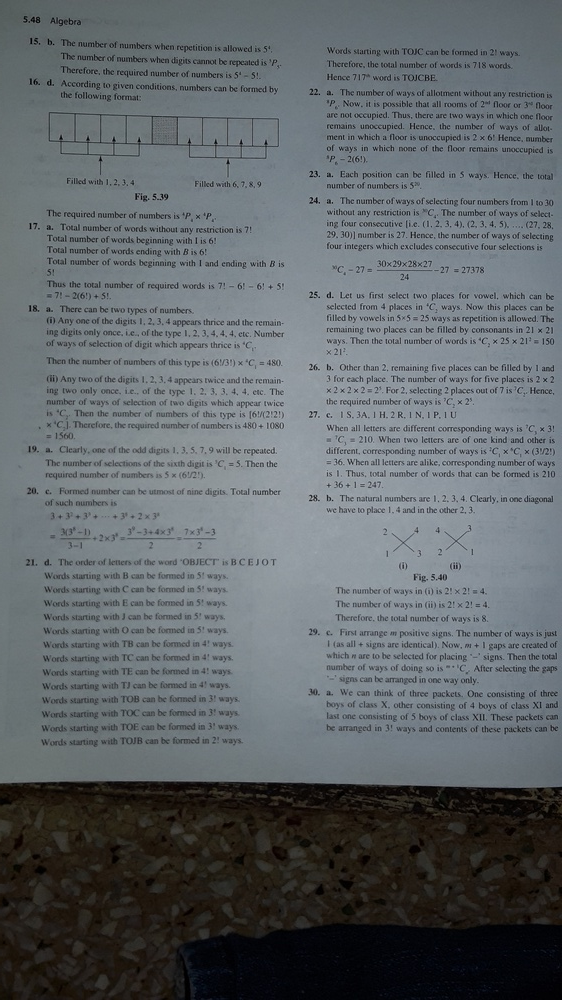
//> input picture test3.jpg, 562 x 1000 px, shrunk from 1836 x 3264 before the run
$ ./auto_crop   (built with g++ and OpenCV 4)
//> lines starting //> are read from the running program, lines starting //| are printed output that depends on the picture
#include <iostream>
#include <stdio.h>
#include <opencv2/imgproc/imgproc.hpp>
#include <opencv2/highgui/highgui.hpp>
#include<opencv2/core/core.hpp>
using namespace cv;
using namespace std;
int avgr,avgg,avgb;
int bdry_l,bdry_u,bdry_lft,bdry_r;

int is_page(Mat ip,int i, int j){
  if(ip.at<Vec3b>(i,j)[2] < 0.7*avgr ||ip.at<Vec3b>(i,j)[0] < 0.7*avgb ||ip.at<Vec3b>(i,j)[1] < 0.7*avgg)
    return 0;
  else return 1;
}

int is_page(Mat ip, int data, char c){
  int sum=0;
  if(c=='R') {
    for (int col=0;col<ip.cols;col++){
      if(is_page(ip,data,col))
	sum++;
    }
    if(sum>0.5*ip.cols)
      return 1;
    return 0;
  }
  else if(c=='C'){
    for(int row=0;row<ip.rows;row++){
      if(is_page(ip,row,data))
	sum++;
    }
    if(sum>0.5*ip.rows)
      return 1;
    return 0;
  }
}


void crop_sides(Mat ip){
  /*LOWER*/
  bdry_l=ip.rows;
  if(!is_page(ip,ip.rows-1,'R')){
    int row=ip.rows-1;
    while(row>0){
      if(is_page(ip,row,'R')){
	bdry_l=row+1;
	break;
      }
      row--;
    }
  }
  /*UPPER*/
  bdry_u=0;
  if(!is_page(ip,0,'R')){
    int row=0;
    while(row<ip.rows){
      if(is_page(ip,row,'R')){
	bdry_u=row;
	break;
      }
      row++;
    }
  }
  /*LEFT*/
  bdry_lft=0;
  if(!is_page(ip,0,'C')){
   int col=0;
    while(col<ip.cols){
      if(is_page(ip,col,'C')){
	bdry_lft=col;
	break;
      }
      col++;
    }
  }
  /*RIGHT*/
  bdry_r=ip.cols-1;
  if(!is_page(ip,ip.cols-1,'C')){
    int col=ip.cols-1;
    while(col>0){
      if(is_page(ip,col,'C')){
	bdry_r=col;
	break;
      }
      col--;
    }
  }

  namedWindow("ip",WINDOW_NORMAL);
  imshow("ip",ip);


  /*GENERATING OUTPUT IMAGE-----NOT RESIZED*/
  int n_rows=bdry_l-bdry_u;
  int n_cols=bdry_r-bdry_lft;
  Mat op(n_rows,n_cols,CV_8UC3,Scalar(0,0,0));
  for (int i=bdry_u;i<bdry_l;i++){
    for(int j=bdry_lft;j<bdry_r;j++){
      op.at<Vec3b>(i-bdry_u,j-bdry_lft)[0]=ip.at<Vec3b>(i,j)[0];
      op.at<Vec3b>(i-bdry_u,j-bdry_lft)[1]=ip.at<Vec3b>(i,j)[1];
      op.at<Vec3b>(i-bdry_u,j-bdry_lft)[2]=ip.at<Vec3b>(i,j)[2];
    }
  }
  namedWindow("op",WINDOW_NORMAL);
  imshow("op",op);
  imwrite("op.jpg",op);
  waitKey(0);

}


int main(){

  Mat ip=imread("test3.jpg",1);
//> ip is the input picture: 1000 rows x 562 cols, CV_8UC3; mean B, G, R 105.5, 101.9, 96.2
  int sumr,sumg,sumb;
  sumr=sumb=sumg=0;
  for(int i=0.1*ip.rows;i<0.9*ip.rows;i++){
    for(int j=0.1*ip.cols;j<0.9*ip.cols;j++){
      sumr+=ip.at<Vec3b>(i,j)[2];
      sumb+=ip.at<Vec3b>(i,j)[0];
      sumg+=ip.at<Vec3b>(i,j)[1];
    }
  }
//> this loop made 800 passes
//> (sumr, sumb, sumg) on passes 1 to 3: (48302, 54893, 52361), (96355, 109536, 104481), (143348, 162944, 155434)
//> after the loop, sumr = 38762365; sumb = 42502441; sumg = 41010472

  avgr=float(sumr)/(ip.rows*ip.cols*0.64);
//> avgr = 107
  avgg=float(sumg)/(ip.rows*ip.cols*0.64);
//> avgg = 114
  avgb=float(sumb)/(ip.rows*ip.cols*0.64);
//> avgb = 118


  crop_sides(ip);
//> after the loop in is_page, `for (int col=0;col<ip.cols;col++)`: sum = 0
//> the loop in crop_sides, `while(row>0)` made 218 passes
//> (row, bdry_l) on pass 218: (782, 783)
//> after the loop in crop_sides, `while(row>0)`: row = 782
//> in crop_sides, `int n_rows=bdry_l-bdry_u;`: n_rows = 783
//> in crop_sides, `Mat op(n_rows,n_cols,CV_8UC3,Scalar(0,0,0));`: op: 783 rows x 561 cols, CV_8UC3; every value is 0
//> after the loop in crop_sides, `for (int i=bdry_u;i<bdry_l;i++)`:
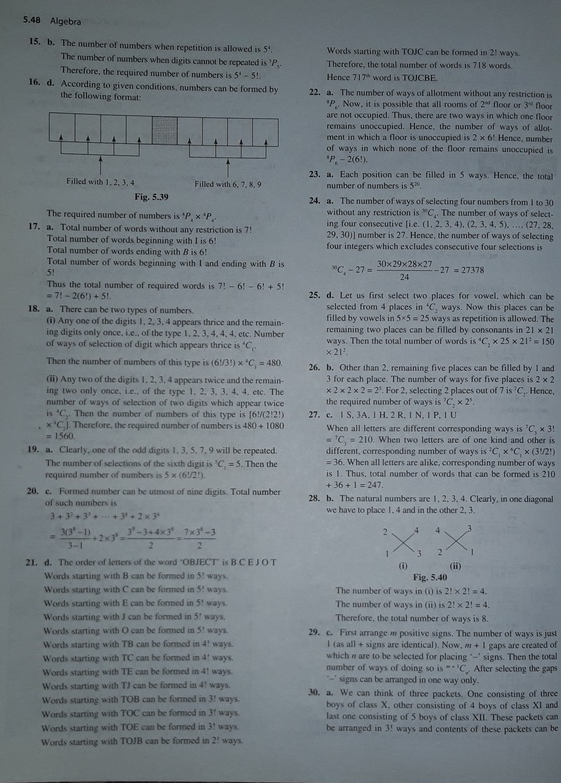
//> op: 783 rows x 561 cols, CV_8UC3; mean B, G, R 129.8, 124.1, 115.6


}

/* cv::Mat input_Mat = cv::imread( cv::format( "%s/image%03d.png", file_directory, i ), CV_LOAD_IMAGE_ANYCOLOR );
        cv::namedWindow ("input_image", CV_WINDOW_AUTOSIZE);
        cv::imshow( "input_image", input_Mat);*/

$ run again, with test1.jpg copied over test3.jpg
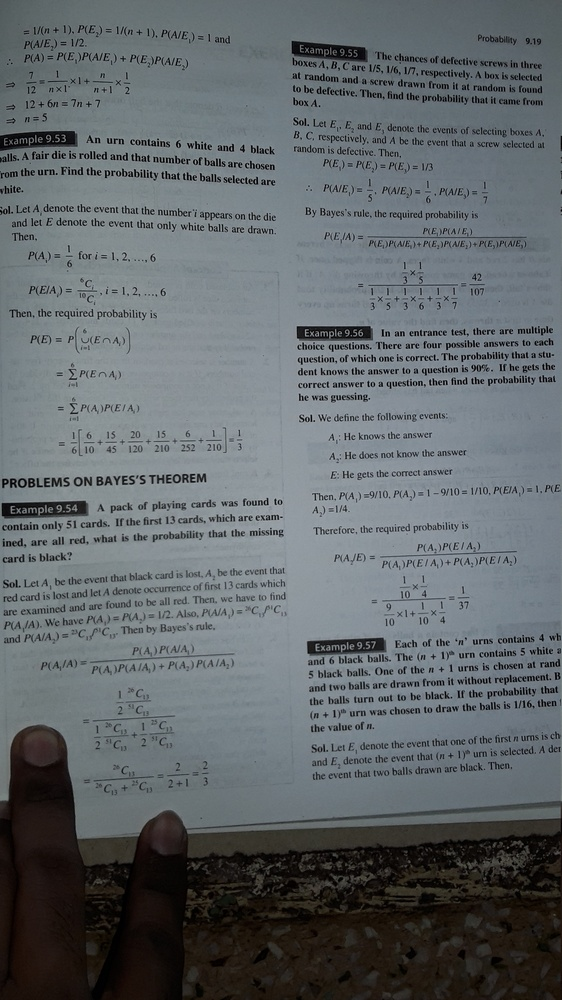
//> input picture test1.jpg, 562 x 1000 px, shrunk from 1836 x 3264 before the run
//> ip is the input picture: 1000 rows x 562 cols, CV_8UC3; mean B, G, R 107.3, 104, 97.9
//> the loop `for(int i=0.1*ip.rows;i<0.9*ip.rows;i++)` made 800 passes
//> (sumr, sumb, sumg) on passes 1 to 3: (43961, 50071, 47852), (89020, 101263, 96804), (134184, 152817, 146027)
//> after the loop `for(int i=0.1*ip.rows;i<0.9*ip.rows;i++)`: sumr = 39709260; sumb = 44069024; sumg = 42420673
//> avgr = 110
//> avgg = 117
//> avgb = 122
//> after the loop in is_page, `for (int col=0;col<ip.cols;col++)`: sum = 0
//> the loop in crop_sides, `while(row>0)` made 177 passes
//> (row, bdry_l) on pass 177: (823, 824)
//> after the loop in crop_sides, `while(row>0)`: row = 823
//> n_rows = 824
//> after the loop in crop_sides, `for (int i=bdry_u;i<bdry_l;i++)`:
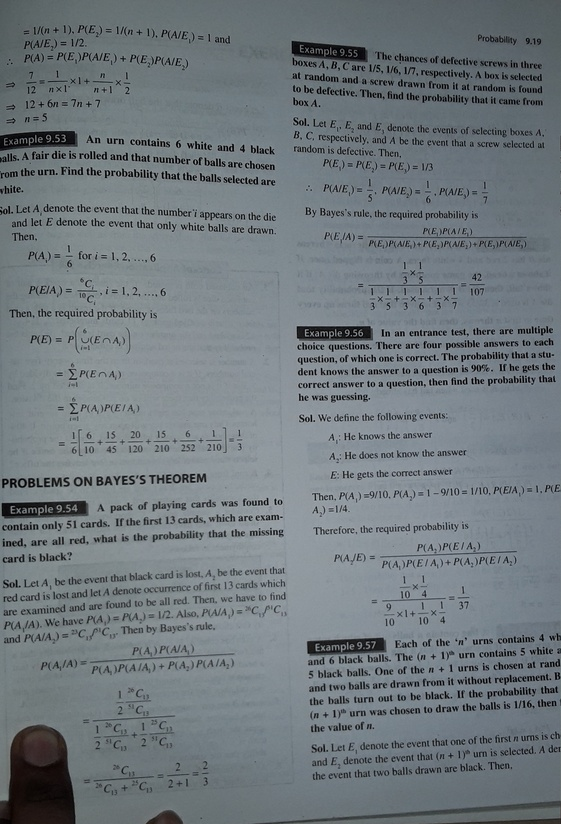
//> op: 824 rows x 561 cols, CV_8UC3; mean B, G, R 126.1, 120.9, 112.3

$ run again, with test2.jpg copied over test3.jpg
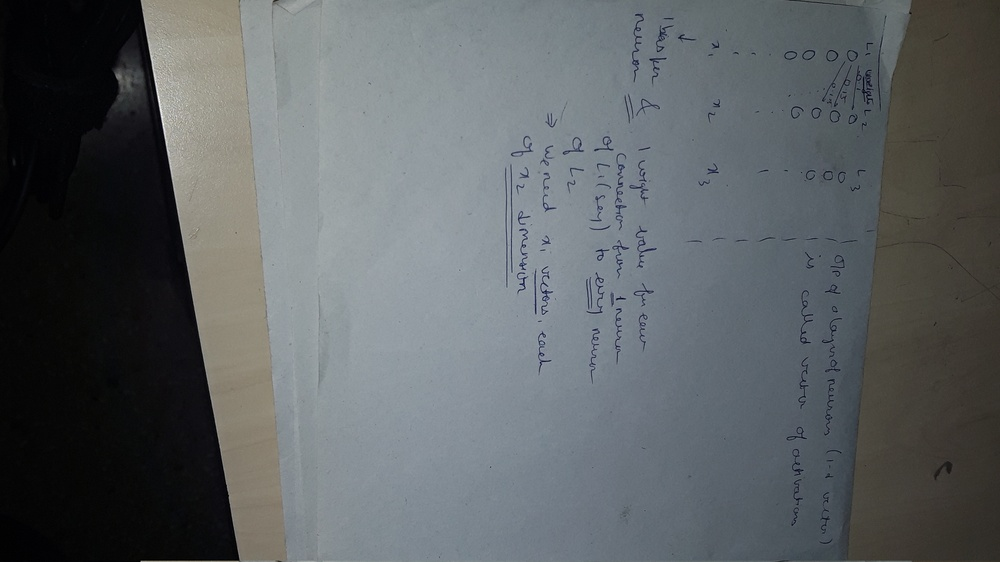
//> input picture test2.jpg, 1000 x 562 px, shrunk from 3264 x 1836 before the run
//> ip is the input picture: 562 rows x 1000 cols, CV_8UC3; mean B, G, R 99.5, 97.3, 92.7
//> the loop `for(int i=0.1*ip.rows;i<0.9*ip.rows;i++)` made 450 passes
//> (sumr, sumb, sumg) on passes 1 to 3: (93284, 100306, 98615), (186694, 200750, 197337), (278851, 299913, 294859)
//> after the loop `for(int i=0.1*ip.rows;i<0.9*ip.rows;i++)`: sumr = 39119025; sumb = 42793801; sumg = 41348728
//> avgr = 108
//> avgg = 114
//> avgb = 118
//> after the loop in is_page, `for (int col=0;col<ip.cols;col++)`: sum = 754
//> the loop in crop_sides, `while(col<ip.cols)` made 191 passes
//> (col, bdry_lft) on pass 191: (190, 190)
//> after the loop in crop_sides, `while(col<ip.cols)`: col = 190
//> the loop in crop_sides, `while(col>0)` made 147 passes
//> (col, bdry_r) on pass 147: (853, 853)
//> after the loop in crop_sides, `while(col>0)`: col = 853
//> n_cols = 663
//> after the loop in crop_sides, `for (int i=bdry_u;i<bdry_l;i++)`:
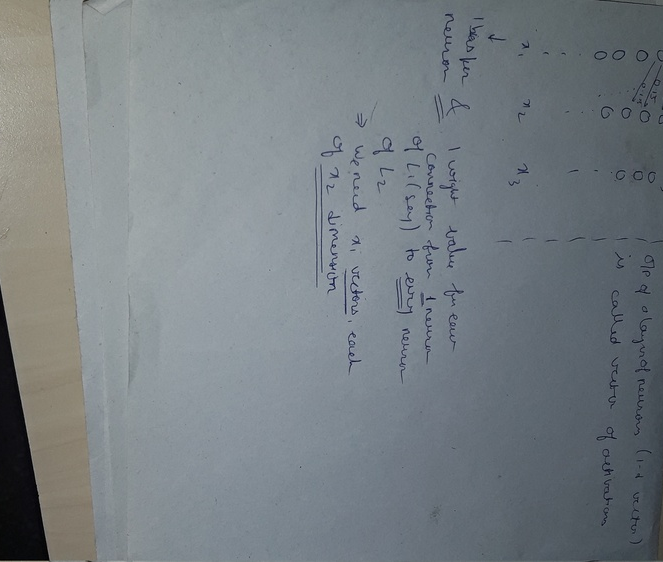
//> op: 562 rows x 663 cols, CV_8UC3; mean B, G, R 131.6, 127, 119.6
